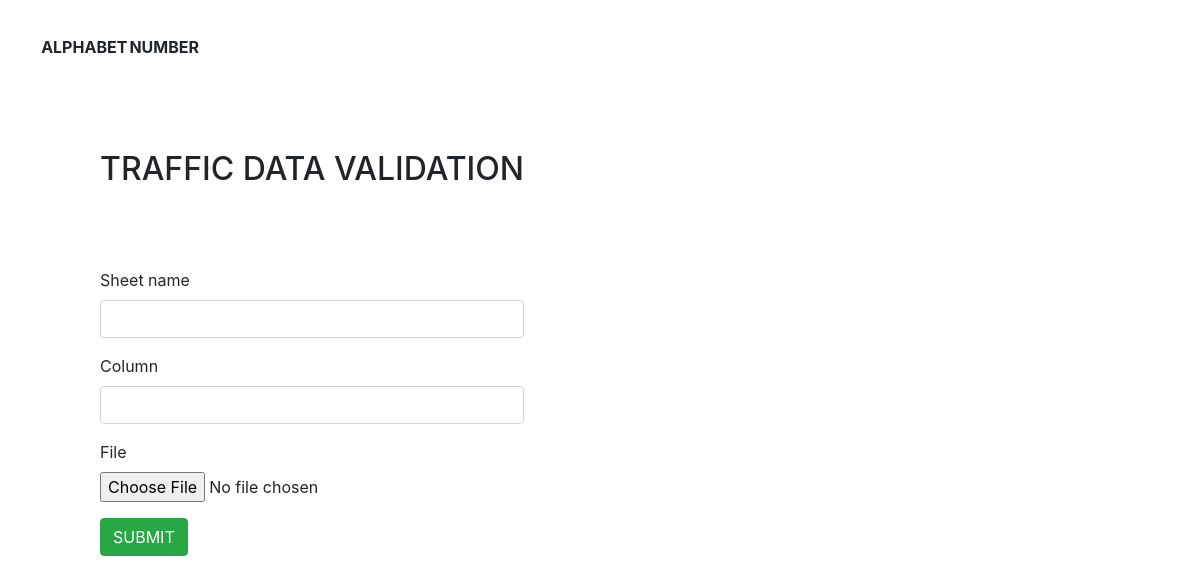
Page /input/ on the earlier database version.
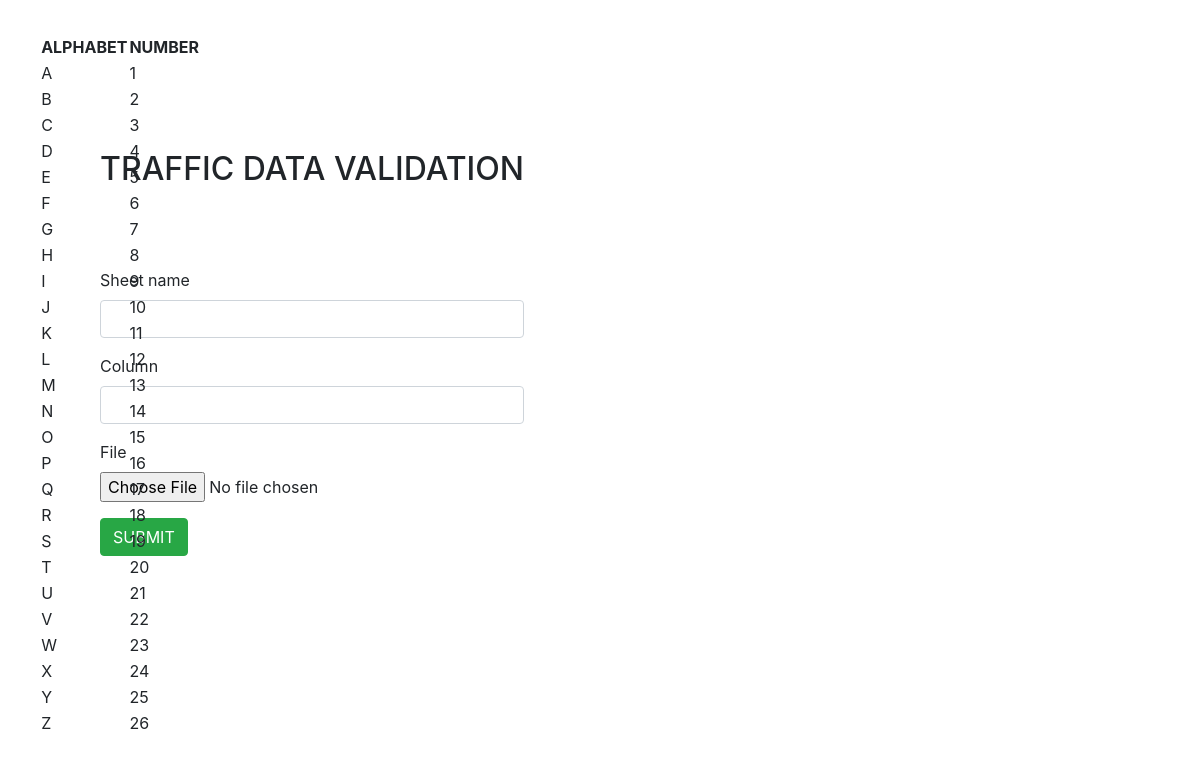
Same page on the later database version.
### testapp/models.py (models this page shows)
class Alpha(models.Model):
    letter  = models.CharField(max_length=32,  null=True, blank=True)
    number = models.IntegerField(null=True,blank=True)

### testapp/views.py (the view)
# urls.py: path('input/', views.input),
def input(request):
    alphabet = Alpha.objects.all()
    form = ReportForm()
    if request.method == 'POST':
        form = ReportForm(request.POST,request.FILES)
        if form.is_valid():
           form.save()
    return render(request,'testapp/forms.html',{'form':form,'alphabet':alphabet})

### testapp/forms.py
class ReportForm(forms.ModelForm):
    class Meta:
        model = Report
        fields = '__all__'

### templates/testapp/forms.html (shortened to what this page needs)
{% extends 'testapp/base.html' %}
{% load crispy_forms_tags %}
{% block main %}
<div class = "mark1">
    <h2> TRAFFIC DATA VALIDATION </h2><br><br><br>
<form action="/index/" method="post" enctype="multipart/form-data">
    {{ form|crispy }}
    <button  type="submit"  class="btn btn-success"> SUBMIT</button>
</div>
<div class="mark2">
<table>
<thead>
  <th>ALPHABET</th> &nbsp &nbsp
  <th>NUMBER</th>
</thead>
{% for a in alphabet %}
<tr>
  <td> {{ a.letter}}</td>
  <td> {{ a.number }}</td>
</tr>
{% endfor %}
</table>
</div>
{%endblock%}

### templates/testapp/base.html (shortened to what this page needs)
<!doctype html>
<html lang="en">
  <head>
    <link rel="stylesheet" href="https://maxcdn.bootstrapcdn.com/bootstrap/4.0.0/css/bootstrap.min.css">
  </head>
  <body>
          {% block main %}
          {% endblock %}
  </body>
</html>

### templates/testapp/base.html (style rules this page uses)
.mark1 { position:fixed; left:100px; top:150px; }
.mark2 { position:fixed; right:1000px; top:10px; }

Differences in the rows shown:
added Alpha: letter "A", number "1"
added Alpha: letter "B", number "2"
added Alpha: letter "C", number "3"
added Alpha: letter "D", number "4"
added Alpha: letter "E", number "5"
added Alpha: letter "F", number "6"
added Alpha: letter "G", number "7"
added Alpha: letter "H", number "8"
added Alpha: letter "I", number "9"
added Alpha: letter "J", number "10"
added Alpha: letter "K", number "11"
added Alpha: letter "L", number "12"
added Alpha: letter "M", number "13"
added Alpha: letter "N", number "14"
added Alpha: letter "O", number "15"
added Alpha: letter "P", number "16"
added Alpha: letter "Q", number "17"
added Alpha: letter "R", number "18"
added Alpha: letter "S", number "19"
added Alpha: letter "T", number "20"
added Alpha: letter "U", number "21"
added Alpha: letter "V", number "22"
added Alpha: letter "W", number "23"
added Alpha: letter "X", number "24"
added Alpha: letter "Y", number "25"
added Alpha: letter "Z", number "26"
